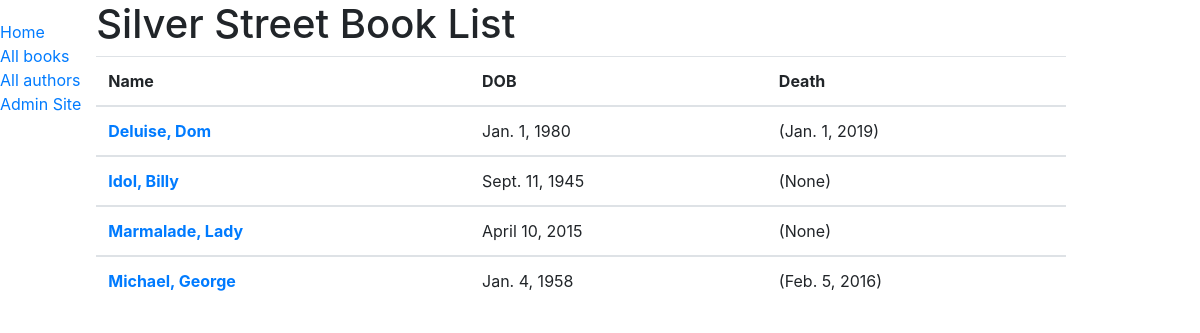
The app's page /catalog/authors/, older data.
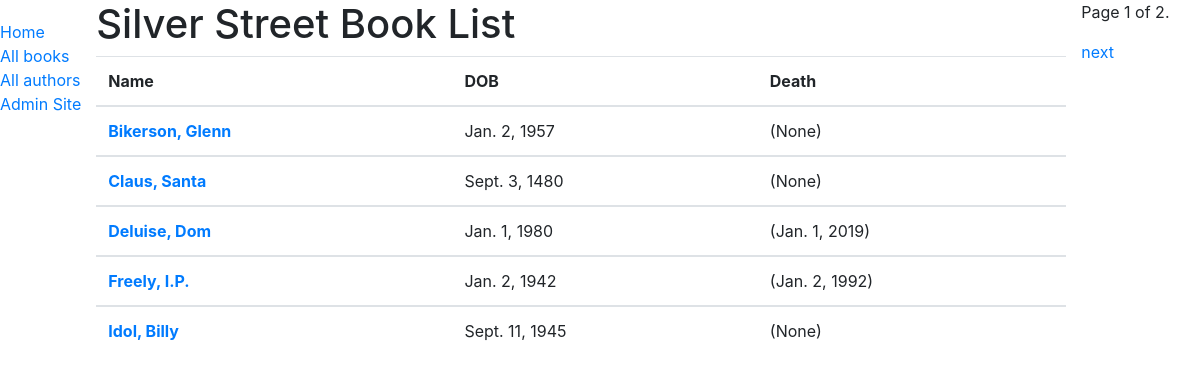
The same page, newer data.
### catalog/models.py (models this page shows, shortened)
class Author(models.Model):
    first_name = models.CharField(max_length=100)
    last_name = models.CharField(max_length=100)
    date_of_birth = models.DateField(null=True, blank=True)
    date_of_death = models.DateField('Died', null=True, blank=True)
    class Meta:
        ordering = ['last_name', 'first_name']
    def get_absolute_url(self):
        return reverse('author-detail', args=[str(self.id)])

### catalog/views.py (the view)
# urls.py: path('authors/', views.AuthorListView.as_view(), name='authors'),
class AuthorListView(generic.ListView):
        model = Author
        paginate_by = 5

### templates/catalog/author_list.html
{% extends "base_generic.html" %}
{% block content %}
  <h1>Silver Street Book List</h1>
  {% if author_list %}
  <table class="table">
    <thead>
        <tr>
            <th>Name</th>
            <th>DOB</th>
            <th>Death</th>
        </tr>
    </thead>
    {% for author in author_list %}
      <tbody>
        <tr>
            <td><strong><a href="{{ author.get_absolute_url }}">{{ author.last_name }}, {{ author.first_name }}</a></strong></td>
            <td>{{ author.date_of_birth }}</td>
            <td>({{author.date_of_death}})</td>
        </tr>
      </tbody>
    {% endfor %}
  </table>
  {% else %}
    <p>There are no books in the library.</p>
  {% endif %}
{% endblock %}

### templates/base_generic.html (shortened to what this page needs)
<!DOCTYPE html>
<html lang="en">
<head>
  <link rel="stylesheet" href="https://stackpath.bootstrapcdn.com/bootstrap/4.1.3/css/bootstrap.min.css">
  {% load static %}
  <link rel="stylesheet" href="{% static 'css/styles.css' %}">
</head>
<body>
  <div class="container-fluid">
    <div class="row">
        {% block sidebar %}
            <ul class="sidebar-nav">
                <li><a href="{% url 'index' %}">Home</a></li>
                <li><a href="{% url 'books' %}">All books</a></li>
                <li><a href="{% url 'authors' %}">All authors</a></li>
                <li><a href="http://127.0.0.1:8000/admin">Admin Site</a></li>
            </ul>
        {% endblock %}
        {% block pagination %}
            <div class="col-sm-10 ">{% block content %}{% endblock %}</div>
          {% if is_paginated %}
            <div class="pagination">
              <span class="page-links">
                <span class="page-current">
                  <p>Page {{ page_obj.number }} of {{ page_obj.paginator.num_pages }}.</p>
                </span>
                {% if page_obj.has_next %}
                  <a href="{{ request.path }}?page={{ page_obj.next_page_number }}">next</a>
                {% endif %}
              </span>
            </div>
          {% endif %}
        {% endblock %}
    </div>
  </div>
</body>
</html>

### catalog/static/css/styles.css (style rules this page uses)
.sidebar-nav { margin-top: 20px; padding: 0; list-style: none; }

Row changes from the older to the newer data that the page shows:
no longer on this page (row unchanged): Author: last_name "Marmalade", first_name "Lady", date_of_birth "April 10, 2015", date_of_death "None"
no longer on this page (row unchanged): Author: last_name "Michael", first_name "George", date_of_birth "Jan. 4, 1958", date_of_death "Feb. 5, 2016"
added Author: last_name "Bikerson", first_name "Glenn", date_of_birth "Jan. 2, 1957", date_of_death "None"
added Author: last_name "Claus", first_name "Santa", date_of_birth "Sept. 3, 1480", date_of_death "None"
added Author: last_name "Freely", first_name "I.P.", date_of_birth "Jan. 2, 1942", date_of_death "Jan. 2, 1992"
Text that changed along with them:
{{ page_obj.number }}: (not shown) → "1"
{{ page_obj.paginator.num_pages }}: (not shown) → "2"
text now shown: "Page of . next"
